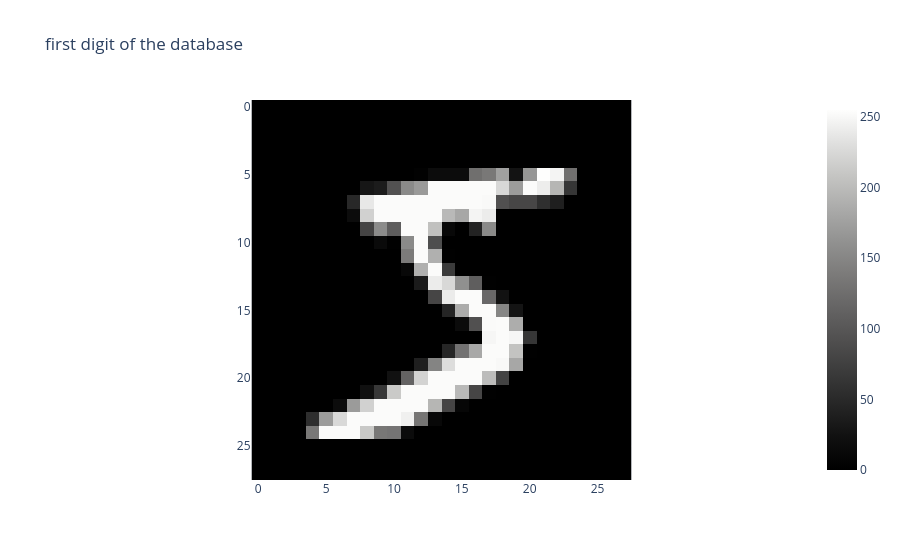

The code cell stored with this chart in its notebook:
### Markdown cell above
## Senario 1: Recognizing the digit 1

In this senario, you are a data scientist from the fictitious country of Driftistan. You are tasked with creating a model that recognizes from a handwritten drawing of a digit if a 1 is written or not. **It is currently year 2 and the people of Driftistan only use 3 digits** : 0, 1 and 2. 

To simulate this, we will take an extract of the MNIST dataset and train our model on a subset containing the digits 0, 1 and 2. The model used is a simple random forest.

### Code cell
# Load the MNIST database
(train_X, train_y), (test_X, test_y) = mnist.load_data()


figure=px.imshow(train_X[0], color_continuous_scale='gray', title="first digit of the database")
figure.show()

### Figure 1 — Plotly figure (JSON) as saved in the notebook; plotly's stock layout.template omitted (floating-point values rounded to 4 significant figures; data arrays with more than 128 entries replaced by an {"elided": "..."} marker saying what was removed)
{"data": [{"coloraxis": "coloraxis", "hovertemplate": "x: %{x}<br>y: %{y}<br>color: %{z}<extra></extra>", "name": "0", "type": "heatmap", "xaxis": "x", "yaxis": "y", "z": {"elided": "28x28 int values"}}], "layout": {"coloraxis": {"colorscale": [[0, "rgb(0, 0, 0)"], [0.09091, "rgb(16, 16, 16)"], [0.1818, "rgb(38, 38, 38)"], [0.2727, "rgb(59, 59, 59)"], [0.3636, "rgb(81, 80, 80)"], [0.4545, "rgb(102, 101, 101)"], [0.5455, "rgb(124, 123, 122)"], [0.6364, "rgb(146, 146, 145)"], [0.7273, "rgb(171, 171, 170)"], [0.8182, "rgb(197, 197, 195)"], [0.9091, "rgb(224, 224, 223)"], [1, "rgb(254, 254, 253)"]]}, "title": {"text": "first digit of the database"}, "xaxis": {"anchor": "y", "constrain": "domain", "domain": [0, 1], "scaleanchor": "y"}, "yaxis": {"anchor": "x", "autorange": "reversed", "constrain": "domain", "domain": [0, 1]}}}
